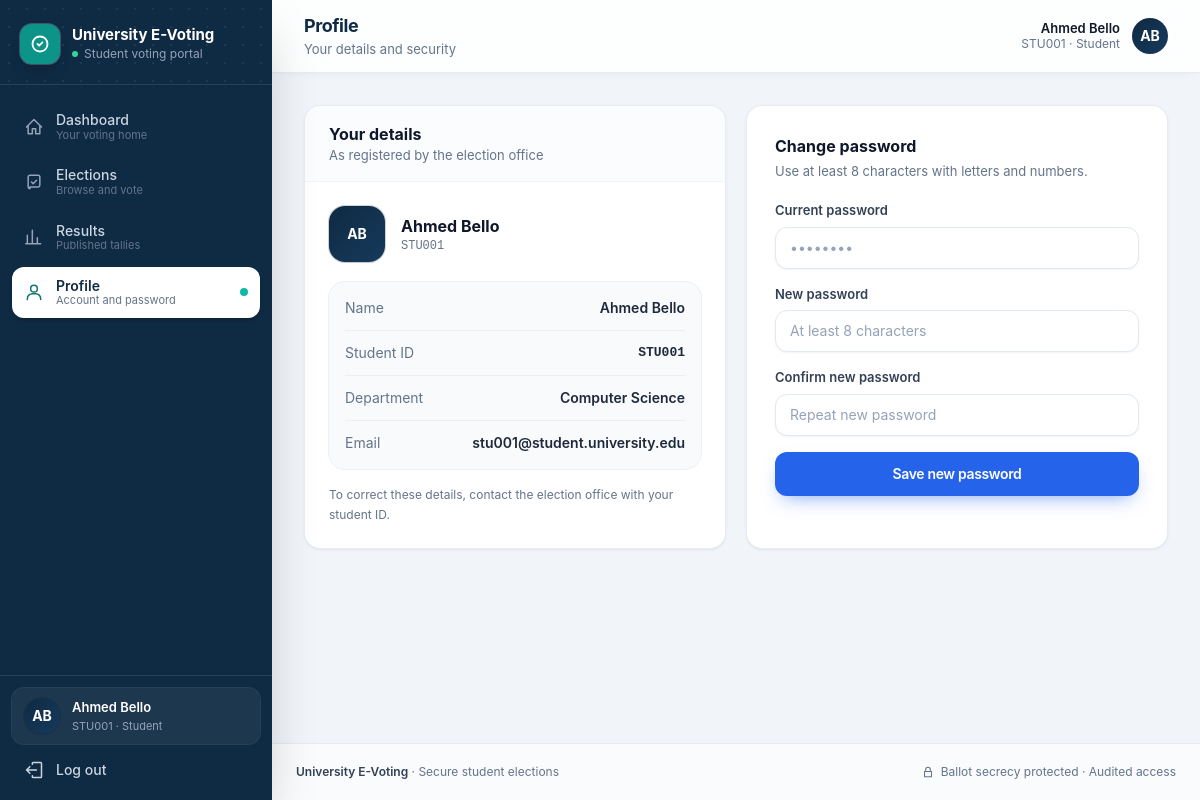
/student/profile.php (signed in), run on the app's committed database.
### tables this page shows
CREATE TABLE settings (
        name TEXT PRIMARY KEY,
        val TEXT NOT NULL
    );

CREATE TABLE users (
        id INTEGER PRIMARY KEY AUTOINCREMENT,
        student_id TEXT NOT NULL UNIQUE,
        name TEXT NOT NULL,
        email TEXT,
        department TEXT,
        password TEXT NOT NULL,
        role TEXT NOT NULL DEFAULT 'student' CHECK (role IN ('admin','student')),
        status TEXT NOT NULL DEFAULT 'active' CHECK (status IN ('active','inactive')),
        created_at TEXT NOT NULL
    );

### includes/bootstrap.php (called while the page is built, shortened)
<?php
require_once __DIR__ . '/db.php';
function e($v): string { return htmlspecialchars((string) $v, ENT_QUOTES | ENT_SUBSTITUTE, 'UTF-8'); }
function url(string $path = ''): string { return BASE_URL . '/' . ltrim($path, '/'); }
function setting(string $name, string $default = ''): string
{
    $v = db_val('SELECT val FROM settings WHERE name = ?', [$name]);
    return $v === false ? $default : (string) $v;
}
function current_user(): ?array
{
    static $loaded = false, $user = null;
    if (!$loaded) {
        $loaded = true;
        $user = db_one('SELECT id,student_id,name,email,department,role,status FROM users WHERE id = ?', [$_SESSION['uid']]);
    }
    return $user;
}
function require_login(?string $role = null): array
{
    $u = current_user();
    return $u;
}
    ?><!DOCTYPE html>

### includes/db.php (called while the page is built, shortened)
<?php
function db(): PDO
{
    static $pdo = null;
    if ($pdo instanceof PDO) {
        return $pdo;
    }
    $pdo = new PDO('sqlite:' . DB_PATH, null, null, [
        PDO::ATTR_ERRMODE => PDO::ERRMODE_EXCEPTION,
        PDO::ATTR_DEFAULT_FETCH_MODE => PDO::FETCH_ASSOC,
        PDO::ATTR_EMULATE_PREPARES => false,
    ]);
    $pdo->exec('PRAGMA foreign_keys = ON');
    $pdo->exec('PRAGMA busy_timeout = 5000');
    return $pdo;
}
function db_run(string $sql, array $p = []): PDOStatement
{
    $st = db()->prepare($sql);
    $st->execute($p);
    return $st;
}
function db_one(string $sql, array $p = []): ?array
{
    $r = db_run($sql, $p)->fetch();
    return $r === false ? null : $r;
}
function db_val(string $sql, array $p = []) { return db_run($sql, $p)->fetchColumn(); }

### student/profile.php (the view, shortened to what this page needs)
<?php
require __DIR__ . '/../includes/layout.php';
$u = require_login('student');
layout_start('Profile', 'profile', 'Your details and security');
?>
<div class="grid gap-5 lg:grid-cols-2">
  <section class="card animate-fade-up overflow-hidden">
    <div class="border-b border-slate-100 bg-slate-50/60 px-6 py-4">
      <h2 class="font-bold text-slate-900">Your details</h2>
      <p class="text-[13px] text-slate-500">As registered by the election office</p>
    </div>
    <div class="p-6">
      <div class="flex items-center gap-4">
        <?= avatar($u['name'], null, 'h-14 w-14 !rounded-2xl text-base') ?>
        <div><p class="font-bold text-slate-900"><?= e($u['name']) ?></p><p class="font-mono text-xs text-slate-500"><?= e($u['student_id']) ?></p></div>
      </div>
      <dl class="mt-5 space-y-3 rounded-2xl bg-slate-50 p-4 text-sm ring-1 ring-slate-200/60">
        <div class="flex justify-between gap-4"><dt class="text-slate-500">Name</dt><dd class="text-right font-semibold"><?= e($u['name']) ?></dd></div>
        <div class="flex justify-between gap-4 border-t border-slate-200/60 pt-3"><dt class="text-slate-500">Student ID</dt><dd class="font-mono text-[13px] font-semibold"><?= e($u['student_id']) ?></dd></div>
        <div class="flex justify-between gap-4 border-t border-slate-200/60 pt-3"><dt class="text-slate-500">Department</dt><dd class="text-right font-semibold"><?= e($u['department'] ?: '—') ?></dd></div>
        <div class="flex justify-between gap-4 border-t border-slate-200/60 pt-3"><dt class="text-slate-500">Email</dt><dd class="text-right font-semibold"><?= e($u['email'] ?: '—') ?></dd></div>
      </dl>
      <p class="mt-4 text-xs leading-relaxed text-slate-500">To correct these details, contact the election office with your student ID.</p>
    </div>
  </section>
  <section class="card animate-fade-up p-6 sm:p-7">
    <h2 class="font-bold text-slate-900">Change password</h2>
    <p class="mt-1 text-[13px] text-slate-500">Use at least 8 characters with letters and numbers.</p>
    <form method="post" class="mt-5 space-y-4">
      <div><label class="label" for="current">Current password</label><input class="input" id="current" name="current" type="password" required autocomplete="current-password" placeholder="••••••••"></div>
      <div><label class="label" for="new">New password</label><input class="input" id="new" name="new" type="password" required minlength="8" autocomplete="new-password" placeholder="At least 8 characters"></div>
      <div><label class="label" for="confirm">Confirm new password</label><input class="input" id="confirm" name="confirm" type="password" required minlength="8" autocomplete="new-password" placeholder="Repeat new password"></div>
      <button class="btn btn-primary w-full !py-3" type="submit">Save new password</button>
    </form>
  </section>
</div>
<?php layout_end();

### includes/layout.php (shortened to what this page needs)
<?php
require_once __DIR__ . '/bootstrap.php';
function icon(string $n, string $c = 'h-5 w-5'): string
{
    static $p = [
        'home' => 'M3 12l9-9 9 9M5 10v10h5v-6h4v6h5V10',
        'calendar' => 'M8 3v4m8-4v4M4 10h16M5 5h14a1 1 0 011 1v14a1 1 0 01-1 1H5a1 1 0 01-1-1V6a1 1 0 011-1z',
        'briefcase' => 'M4 8h16v11H4zM9 8V5h6v3M4 13h16',
        'id' => 'M3 5h18v14H3zM7 10h4M7 14h3M15 10h2M15 14h2',
        'users' => 'M16 19v-1a4 4 0 00-4-4H8a4 4 0 00-4 4v1M10 11a3.5 3.5 0 100-7 3.5 3.5 0 000 7zM20 19v-1a4 4 0 00-3-3.9M16 4.2a3.5 3.5 0 010 6.6',
        'user' => 'M12 12a4 4 0 100-8 4 4 0 000 8zM4 21v-1a6 6 0 016-6h4a6 6 0 016 6v1',
        'chart' => 'M4 20V10m6 10V4m6 16v-7m4 7H2',
        'shield' => 'M12 3l8 3v6c0 5-3.5 8-8 9-4.5-1-8-4-8-9V6l8-3zM9 12l2 2 4-4',
        'cog' => 'M4 6h10M18 6h2M4 12h4M12 12h8M4 18h12M20 18h0M14 4v4M8 10v4M16 16v4',
        'logout' => 'M15 12H3m0 0l4-4m-4 4l4 4M10 5V4a1 1 0 011-1h9a1 1 0 011 1v16a1 1 0 01-1 1h-9a1 1 0 01-1-1v-1',
        'check' => 'M9 12l2 2 4-4M21 12a9 9 0 11-18 0 9 9 0 0118 0z',
        'lock' => 'M6 11h12v9H6zM8 11V8a4 4 0 118 0v3',
        'menu' => 'M4 6h16M4 12h16M4 18h16',
        'vote' => 'M9 12l2 2 4-4m-8 8h10a2 2 0 002-2V6a2 2 0 00-2-2H7a2 2 0 00-2 2v12a2 2 0 002 2z',
        'spark' => 'M12 3l1.9 4.6L18.5 9.5l-4.6 1.9L12 16l-1.9-4.6L5.5 9.5l4.6-1.9L12 3zM19 15l.9 2.1L22 18l-2.1.9L19 21l-.9-2.1L16 18l2.1-.9L19 15z',
        'clock' => 'M12 21a9 9 0 100-18 9 9 0 000 18zM12 7v5l3 2',
        'alert' => 'M12 9v4m0 4h.01M10.3 3.9L1.8 18a2 2 0 001.7 3h17a2 2 0 001.7-3L13.7 3.9a2 2 0 00-3.4 0z',
        'info' => 'M12 22a10 10 0 100-20 10 10 0 000 20zM12 16v-4m0-4h.01',
    ];
    return '<svg class="' . $c . '" fill="none" viewBox="0 0 24 24" stroke="currentColor" stroke-width="1.8" stroke-linecap="round" stroke-linejoin="round" aria-hidden="true"><path d="' . ($p[$n] ?? '') . '"/></svg>';
}
function nav_items(string $role): array
{
    return [
        ['student/dashboard.php', 'Dashboard', 'home', 'dashboard', 'Your voting home'],
        ['student/election.php', 'Elections', 'vote', 'elections', 'Browse and vote'],
        ['student/results.php', 'Results', 'chart', 'results', 'Published tallies'],
        ['student/profile.php', 'Profile', 'user', 'profile', 'Account and password'],
    ];
}
function avatar(string $name, ?string $photo, string $size = 'h-12 w-12'): string
{
    $ini = '';
    foreach (array_slice(preg_split('/\s+/', trim($name)), 0, 2) as $w) {
        $ini .= strtoupper(substr($w, 0, 1));
    }
    return '<span class="' . $size . ' inline-flex shrink-0 items-center justify-center rounded-2xl bg-gradient-to-br from-navy to-navy-light text-sm font-bold text-white shadow-sm ring-1 ring-navy-dark/20">' . e($ini ?: '•') . '</span>';
}
function layout_start(string $title, string $active = '', string $subtitle = ''): void
{
    $u = current_user();
    $inst = setting('institution_name', 'University E-Voting');
    $items = $u ? nav_items($u['role']) : [];
    ?><!DOCTYPE html>
<html lang="en" class="h-full">
<head>
<link rel="stylesheet" href="<?= e(url('assets/css/app.css')) ?>">
</head>
<body class="h-full font-sans text-slate-800 antialiased">
<div class="min-h-full lg:flex">
  <aside id="sidebar" class="fixed inset-y-0 left-0 z-40 flex w-[17rem] -translate-x-full flex-col bg-navy text-slate-300 shadow-2xl transition-transform duration-200 print:hidden lg:sticky lg:top-0 lg:h-screen lg:translate-x-0 lg:shrink-0">
    <div class="relative overflow-hidden border-b border-white/10 px-5 pb-5 pt-6">
      <div class="bg-dots-white pointer-events-none absolute inset-0 opacity-40"></div>
      <div class="relative flex items-center gap-3">
        <span class="flex h-10 w-10 items-center justify-center rounded-xl bg-teal-600 text-white shadow-lg ring-1 ring-white/20">
          <svg class="h-5 w-5" fill="none" viewBox="0 0 24 24" stroke="currentColor" stroke-width="2.2" stroke-linecap="round" stroke-linejoin="round"><path d="M9 12l2 2 4-4M21 12a9 9 0 11-18 0 9 9 0 0118 0z"/></svg>
        </span>
        <div class="min-w-0">
          <p class="truncate text-[15px] font-bold leading-tight text-white"><?= e($inst) ?></p>
          <p class="mt-0.5 flex items-center gap-1.5 text-xs text-slate-400"><span class="inline-block h-1.5 w-1.5 rounded-full bg-emerald-400"></span><?= $u && $u['role'] === 'admin' ? 'Election administration' : 'Student voting portal' ?></p>
        </div>
      </div>
    </div>
    <nav class="flex-1 space-y-1 overflow-y-auto px-3 py-4" aria-label="Primary">
      <?php foreach ($items as [$href, $label, $ic, $key, $desc]): $on = $active === $key; ?>
        <a href="<?= e(url($href)) ?>" class="group flex items-center gap-3 rounded-xl px-3 py-2.5 text-sm transition-all <?= $on ? 'bg-white font-semibold text-navy shadow-md' : 'font-medium text-slate-300 hover:bg-white/[.07] hover:text-white' ?>" <?= $on ? 'aria-current="page"' : '' ?>>
          <span class="<?= $on ? 'text-teal-700' : 'text-slate-400 group-hover:text-slate-200' ?>"><?= icon($ic) ?></span>
          <span class="min-w-0 flex-1 leading-tight"><?= e($label) ?><span class="block text-[11px] font-normal <?= $on ? 'text-slate-500' : 'text-slate-500 group-hover:text-slate-400' ?>"><?= e($desc) ?></span></span>
          <?php if ($on): ?><span class="h-2 w-2 shrink-0 rounded-full bg-teal-500"></span><?php endif; ?>
        </a>
      <?php endforeach; ?>
    </nav>
    <?php if ($u): ?>
    <div class="border-t border-white/10 p-3">
      <div class="mb-2 flex items-center gap-3 rounded-xl bg-white/[.06] px-3 py-2.5 ring-1 ring-white/10">
        <?= avatar($u['name'], null, 'h-9 w-9 !rounded-full') ?>
        <div class="min-w-0 flex-1">
          <p class="truncate text-[13px] font-semibold text-white"><?= e($u['name']) ?></p>
          <p class="truncate text-[11px] text-slate-400"><?= e($u['student_id']) ?> · <?= $u['role'] === 'admin' ? 'Admin' : 'Student' ?></p>
        </div>
      </div>
      <form method="post" action="<?= e(url('logout.php')) ?>">
        <button type="submit" class="flex w-full items-center gap-3 rounded-xl px-3 py-2 text-sm font-medium text-slate-300 transition hover:bg-white/[.07] hover:text-white"><?= icon('logout') ?>Log out</button>
      </form>
    </div>
    <?php endif; ?>
  </aside>
  <div class="flex min-w-0 flex-1 flex-col">
    <header class="sticky top-0 z-20 border-b border-slate-200/80 bg-white/85 px-4 py-3 shadow-[0_1px_12px_-6px_rgb(15_42_67/.15)] backdrop-blur-md print:hidden sm:px-6 lg:px-8">
      <div class="mx-auto flex w-full max-w-6xl items-center gap-3">
        <div class="min-w-0">
          <h1 class="truncate text-[17px] font-bold tracking-tight text-navy sm:text-lg"><?= e($title) ?></h1>
          <?php if ($subtitle): ?><p class="truncate text-[13px] text-slate-500"><?= e($subtitle) ?></p><?php endif; ?>
        </div>
        <?php if ($u): ?>
          <div class="ml-auto flex items-center gap-3">
            <div class="hidden text-right sm:block">
              <p class="text-[13px] font-semibold leading-tight text-slate-900"><?= e($u['name']) ?></p>
              <p class="text-xs text-slate-500"><?= e($u['student_id']) ?> · <?= $u['role'] === 'admin' ? 'Administrator' : 'Student' ?></p>
            </div>
            <?= avatar($u['name'], null, 'h-9 w-9 !rounded-full ring-2 ring-white shadow') ?>
          </div>
        <?php endif; ?>
      </div>
    </header>
    <main class="mx-auto w-full max-w-6xl flex-1 p-4 sm:p-6 lg:p-8">
<?php
}
function layout_end(): void
{
    ?>
    </main>
    <footer class="border-t border-slate-200/80 bg-white/60 px-6 py-5 print:hidden">
      <div class="mx-auto flex w-full max-w-6xl flex-col items-center justify-between gap-2 text-xs text-slate-500 sm:flex-row">
        <p><span class="font-semibold text-slate-700"><?= e(setting('institution_name', 'University E-Voting')) ?></span> · Secure student elections</p>
        <p class="flex items-center gap-1.5"><?= icon('lock', 'h-3.5 w-3.5') ?> Ballot secrecy protected · Audited access</p>
      </div>
    </footer>
  </div>
</div>
</body>
</html>
<?php
}

### data on the page
settings: val "University E-Voting"
users: name "Ahmed Bello", student "STU001", department "Computer Science", email "stu001@student.university.edu"

### other printed values
$label "Dashboard"
$desc "Your voting home"
$label "Elections"
$desc "Browse and vote"
$label "Results"
$desc "Published tallies"
$label "Profile"
$desc "Account and password"
$ini ?: '•' "AB AB AB"
$title "Profile"
$subtitle "Your details and security"
